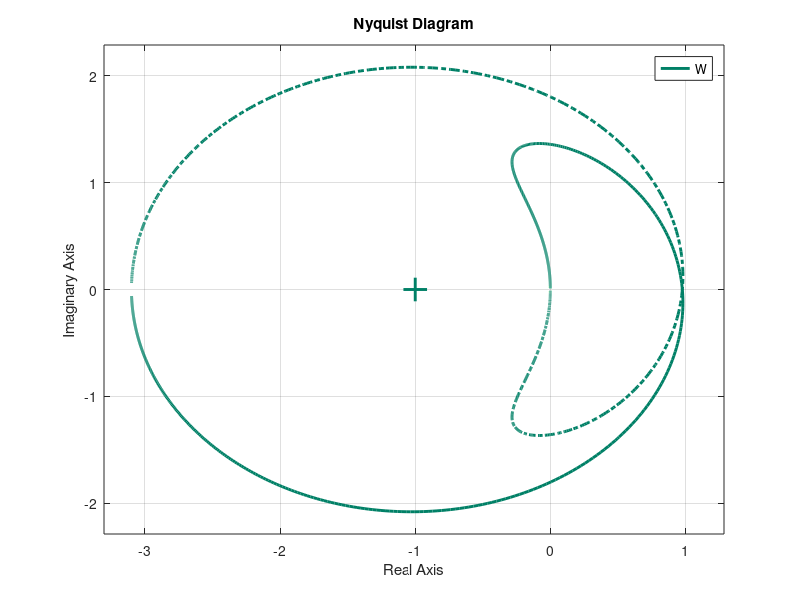

Recreate this plot in MATLAB. (Note: this script raises an error after producing the figure.)
num = [-10 -2 142 218 372];
den = conv(conv(conv([1 -1],[1 -2]),[1 -3]), conv([1 4],[1 5]));
W = tf(num, den);

figure('Color','w','Position',[100 100 600 400])
nyquist(W)

h = findobj(gca,'Type','line');
set(h,'LineWidth',2.5,'Color',[0, 0.5, 0.4])

h_patch = findall(gca,'Type','patch');
set(h_patch,'LineWidth',3.5)
set(h_patch,'EdgeColor',[0 0.5 0.4])


h_mark = findall(gca,'Type','line','-property','Marker');
set(h_mark,'LineWidth',2.1,'MarkerSize',17)


xl = xlim; xlim([xl(1) xl(2)+0.1])
ax = gca; ax.LineWidth = 1.5; ax.FontSize = 13;
ax.XColor = [0.3, 0.3, 0.3]; ax.YColor = [0.3, 0.3, 0.3];
box on;
ax.GridColor = [0.9, 0.9, 0.9]; ax.GridAlpha = 0.4; 
ax.MinorGridColor = [0.95, 0.95, 0.95];ax.MinorGridAlpha = 0.1;

ax = findall(gcf,'Type','axes');
set(get(ax(1),'XLabel'),'FontSize',12)
set(get(ax(1),'YLabel'),'FontSize',12)
set(get(ax(1),'Title'),'FontSize',14)


set(findall(gcf, '-property', 'FontName'), 'FontName', 'DejaVu Math TeX Gyre');

exportgraphics(gcf,'../../../images/task1/o1/GNA.png','Resolution',300)
exportgraphics(gcf,'../../../images/task1/o1/GNA.pdf','ContentType','vector')
